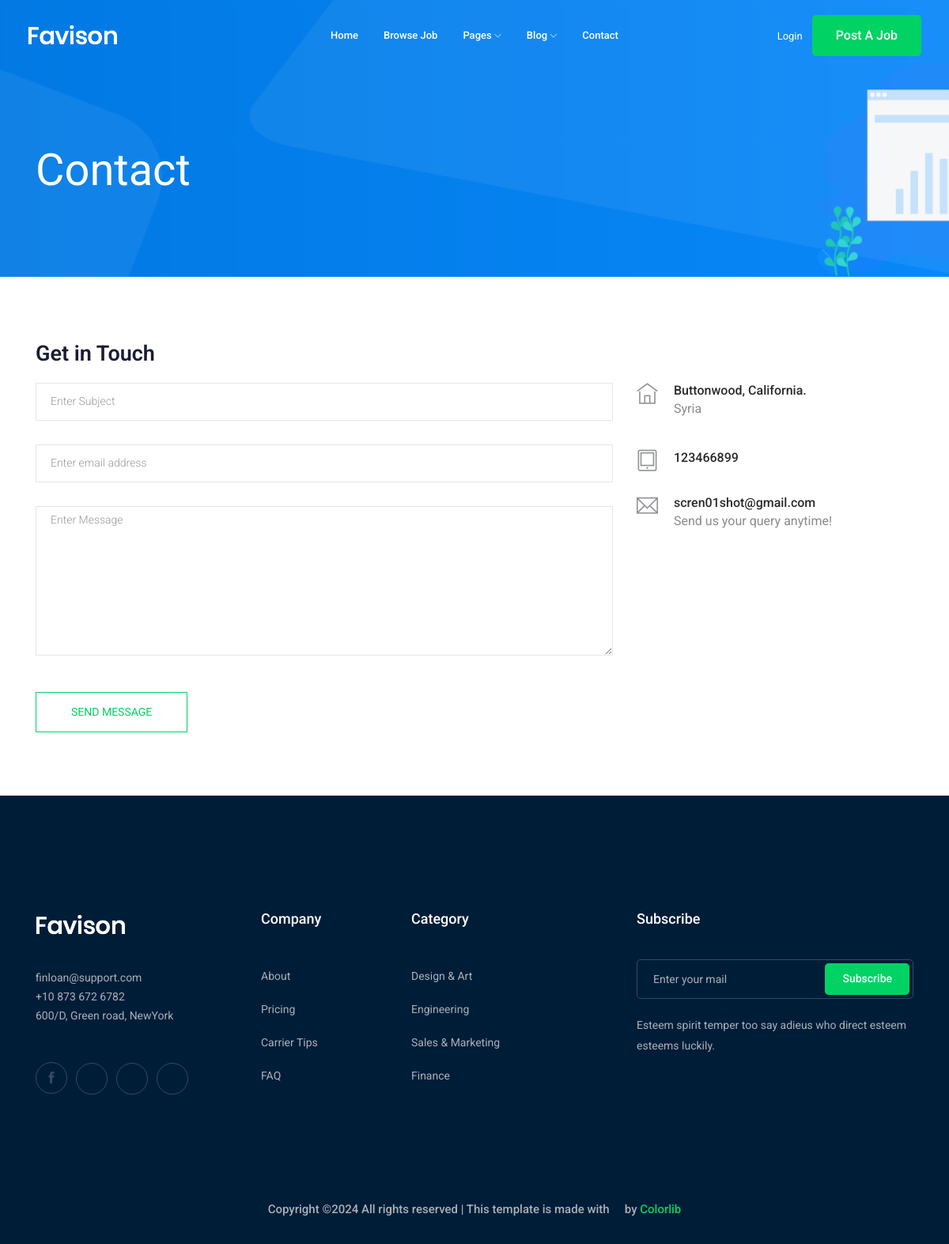
Page /contact/ on the committed database.
### contact/models.py (models this page shows, shortened)
class Info(models.Model):
    place = models.CharField(max_length=50)
    mobile=models.IntegerField()
    email=models.EmailField(max_length=50)

### contact/views.py (the view, shortened to what this page needs)
# urls.py: path('',views.send_message,name='contact'),
def send_message(request):
    myContact=Info.objects.first()
    return render(request,'contact/contact.html',{'myContact':myContact})

### contact/templates/contact/contact.html (shortened to what this page needs)
{% extends 'base.html' %}
{% block body %}
<div class="bradcam_area bradcam_bg_1">
    <div class="container">
        <div class="row">
            <div class="col-xl-12">
                <div class="bradcam_text">
                    <h3>contact</h3>
                </div>
            </div>
        </div>
    </div>
</div>
<section class="contact-section section_padding">
<div class="container">
  <div class="row">
    <div class="col-12">
      <h2 class="contact-title">Get in Touch</h2>
    </div>
    <div class="col-lg-8">
      <form class="form-contact contact_form" method="post">
        <div class="row">
          <div class="col-12">
            <div class="form-group">
              <input class="form-control" name="subject" id="subject" type="text" onfocus="this.placeholder = ''" onblur="this.placeholder = 'Enter Subject'" placeholder = 'Enter Subject'>
            </div>
          </div>
          <div class="col-sm-12">
            <div class="form-group">
              <input class="form-control" name="email" id="email" type="email" onfocus="this.placeholder = ''" onblur="this.placeholder = 'Enter email address'" placeholder = 'Enter email address'>
            </div>
          </div>
          <div class="col-12">
            <div class="form-group">
                <textarea class="form-control w-100" name="message" id="message" cols="30" rows="9" onfocus="this.placeholder = ''" onblur="this.placeholder = 'Enter Message'" placeholder = 'Enter Message'></textarea>
            </div>
          </div>
        </div>
        <div class="form-group mt-3">
          <button type="submit" class="button button-contactForm btn_4 boxed-btn">Send Message</button>
        </div>
      </form>
    </div>
    <div class="col-lg-4">
      <div class="media contact-info">
        <span class="contact-info__icon"><i class="ti-home"></i></span>
        <div class="media-body">
          <h3>Buttonwood, California.</h3>
          <p>{{myContact.place}}</p>
        </div>
      </div>
      <div class="media contact-info">
        <span class="contact-info__icon"><i class="ti-tablet"></i></span>
        <div class="media-body">
          <h3>{{myContact.mobile}}</h3>
        </div>
      </div>
      <div class="media contact-info">
        <span class="contact-info__icon"><i class="ti-email"></i></span>
        <div class="media-body">
          <h3>{{myContact.email}}</h3>
          <p>Send us your query anytime!</p>
        </div>
      </div>
    </div>
  </div>
</div>
</section>
{% endblock body %}

### rows in the picture
Info: place "Syria", mobile "123466899", email "scren01shot@gmail.com"
